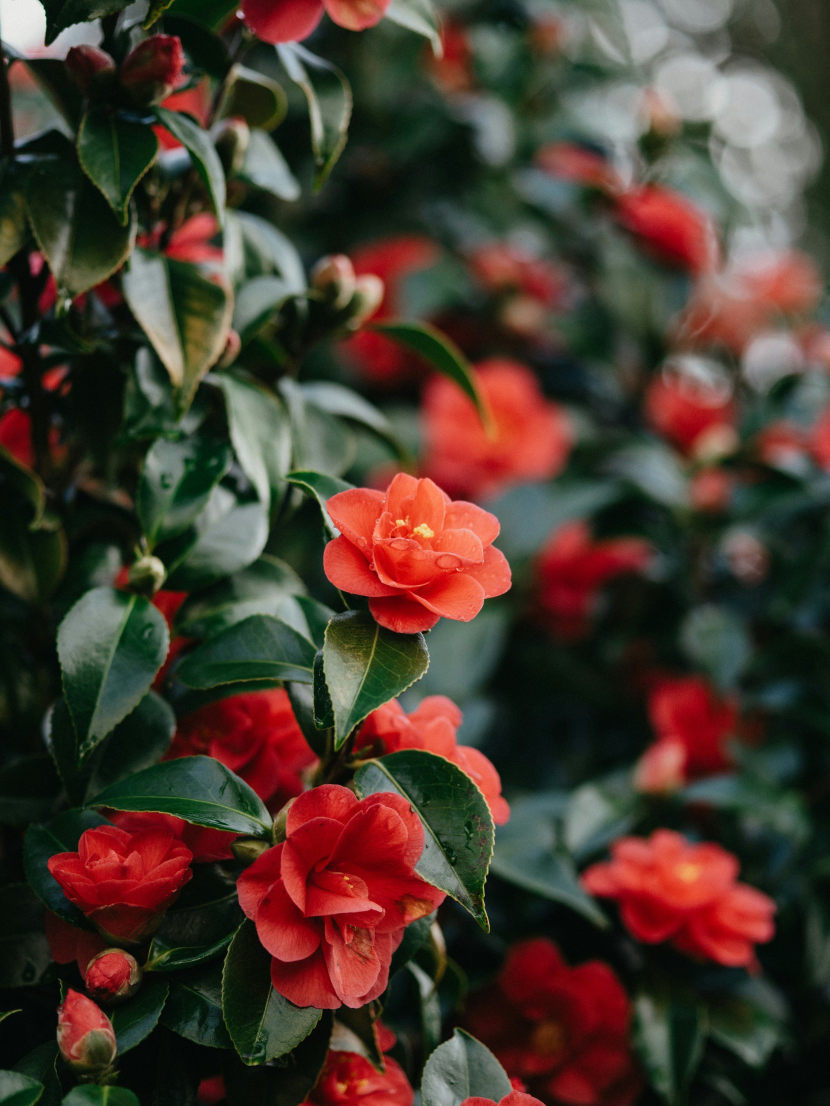
#> input picture oneword02/src/photos/camellia.jpg, 1659 x 2212 px, found by its file name (shown at 1/2 size)
$ python -i ep2.py   (imports and definitions only)
#> lines starting #> are read from the running program, lines starting #| are printed output that depends on the picture
import math, os, subprocess, sys
from PIL import Image, ImageDraw, ImageFilter

HERE = os.path.dirname(os.path.abspath(__file__))
ns = {'__name__': 'base', '__file__': os.path.join(HERE, 'base.py')}
# [2 lines not run here, left out]
g = ns
# [1 line that did not run here, left out]

g['EP'] = 'EP.2'
g['COVER_Q'] = '색 · 식물 · 동물 · 과일 · 채소\n꽃 · 물고기 · 새 · 사물 · 음악'
g['END_IDX'] = 0

def fit(fn):
#> called with fn = 'photos/camellia.jpg'
    im = Image.open('photos/' + fn).convert('RGB')
#> im is the input picture: PIL image 1659x2212 RGB; mean R, G, B 74.6, 58, 47.6
    w, h = im.size
#> w = 1659; h = 2212
    tw = int(h * 9 / 16)
#> tw = 1244
    if tw <= w:
        x0 = (w - tw) // 2; im = im.crop((x0, 0, x0 + tw, h))
#> after `x0 = (w - tw) // 2`: x0 = 207
#> after `im = im.crop((x0, 0, x0 + tw, h))`:
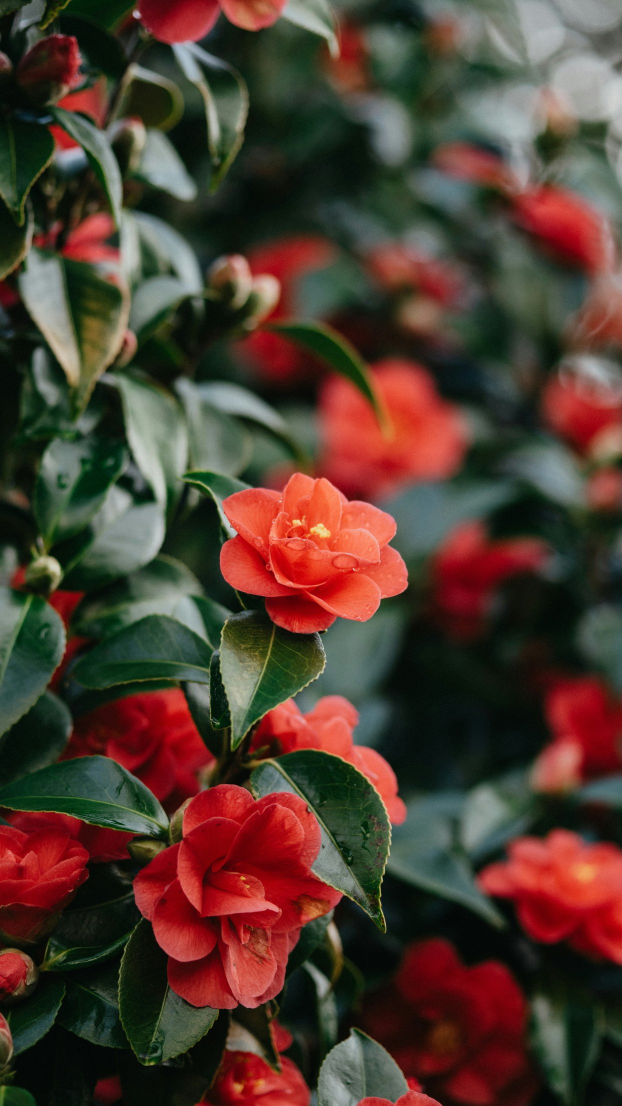
#> im: PIL image 1244x2212 RGB (shown at 1/2 size); mean R, G, B 81.1, 59.5, 48.6
    else:
        th = int(w * 16 / 9); y0 = (h - th) // 2; im = im.crop((0, y0, w, y0 + th))
#> (the run stopped early here; a loop or call above may not have finished)

$ run again, on oneword02/src/photos/magnifier.jpg
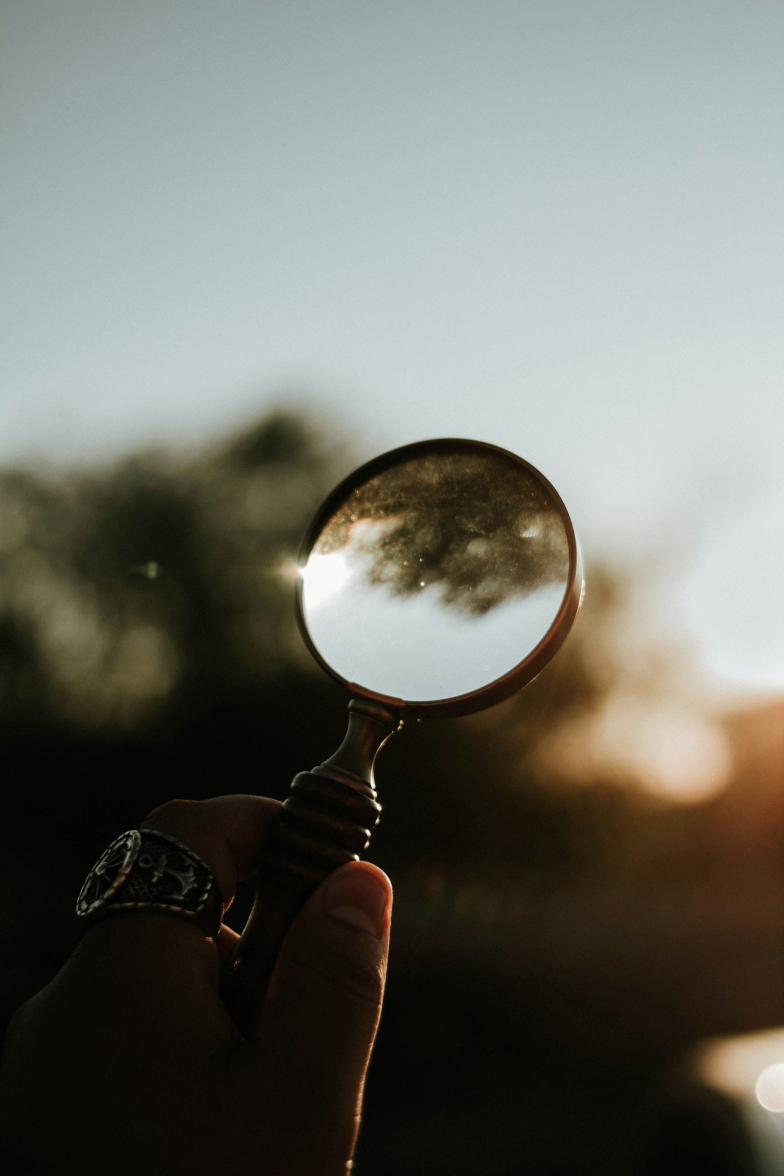
#> input picture oneword02/src/photos/magnifier.jpg, 1568 x 2352 px, found by its file name (shown at 1/2 size)
#> in fit, im is the input picture: PIL image 1568x2352 RGB; mean R, G, B 108.6, 110, 101.8
#> in fit, `im = im.crop((x0, 0, x0 + tw, h))`:
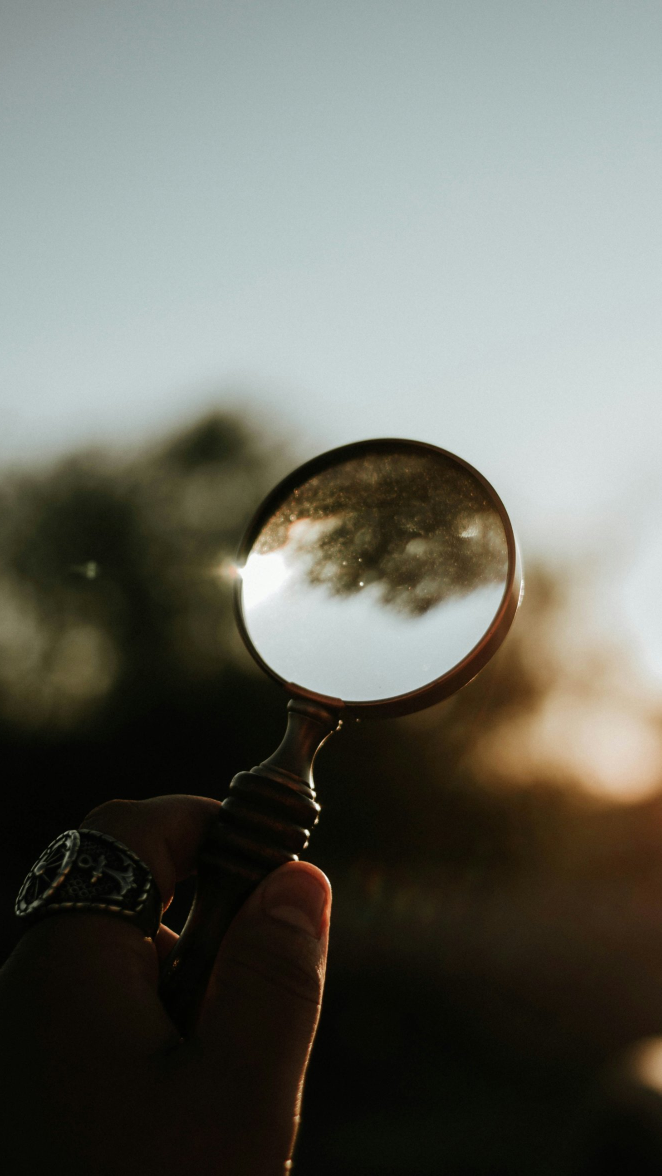
#> im: PIL image 1323x2352 RGB (shown at 1/2 size); mean R, G, B 105.9, 107.5, 99.4

$ run again, on oneword02/src/photos/magpie.jpg
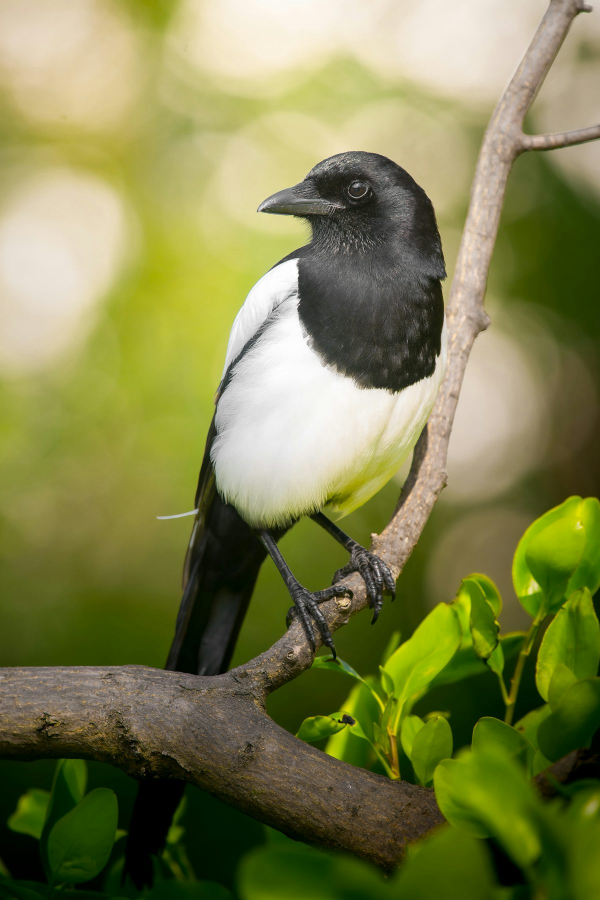
#> input picture oneword02/src/photos/magpie.jpg, 1200 x 1800 px, found by its file name (shown at 1/2 size)
#> in fit, im is the input picture: PIL image 1200x1800 RGB; mean R, G, B 127.3, 129.6, 77
#> in fit, `im = im.crop((x0, 0, x0 + tw, h))`:
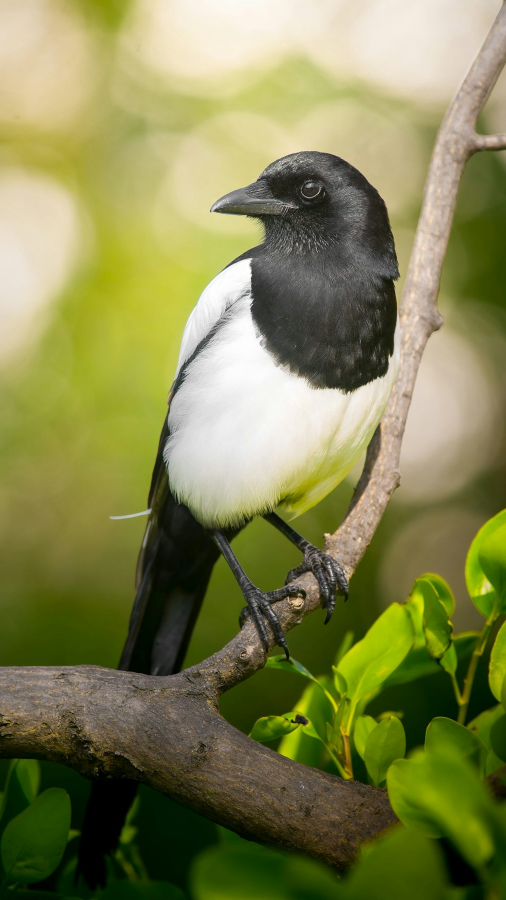
#> im: PIL image 1012x1800 RGB (shown at 1/2 size); mean R, G, B 130.3, 132.2, 80

$ run again, on oneword02/src/photos/plum.jpg
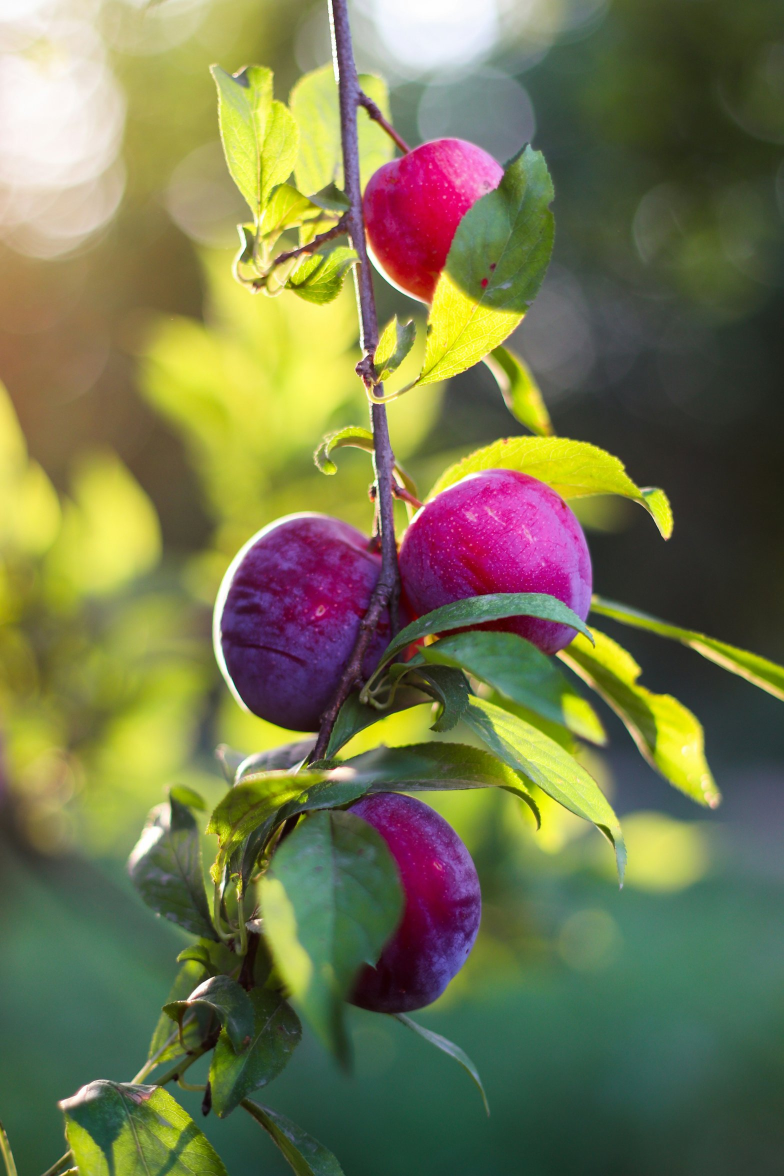
#> input picture oneword02/src/photos/plum.jpg, 1568 x 2352 px, found by its file name (shown at 1/2 size)
#> in fit, im is the input picture: PIL image 1568x2352 RGB; mean R, G, B 116.6, 118.7, 78.2
#> in fit, `im = im.crop((x0, 0, x0 + tw, h))`:
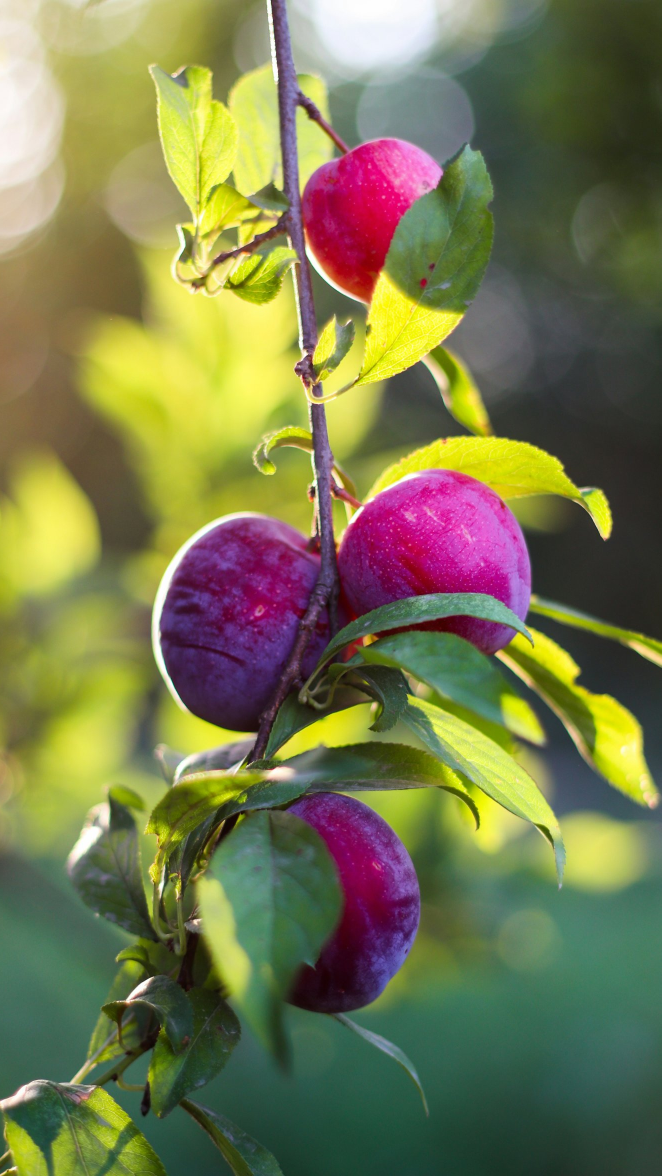
#> im: PIL image 1323x2352 RGB (shown at 1/2 size); mean R, G, B 119.1, 120.4, 78.4
